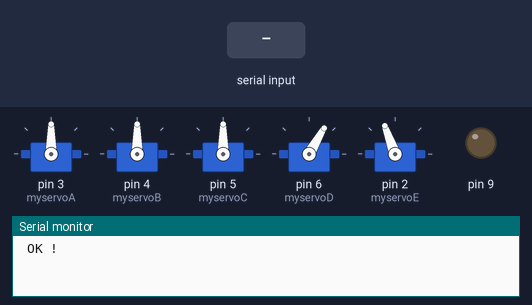
Simulated run of this sketch. Board: Arduino Uno, built with avr-gcc and run on an emulated ATmega328P. Shown: 5 × servo, output pins drawn as LEDs (lit = HIGH), the last lines printed to the serial monitor. The inputs (shaded band) are chosen by the test bench.

Above: at 0.1 s.
At 1.2 s:
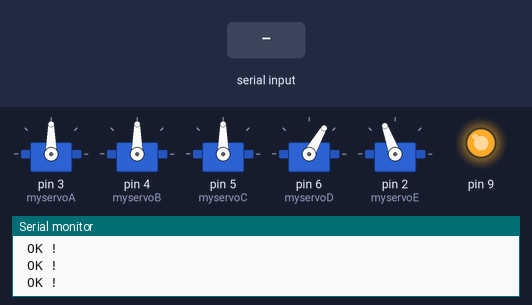
1.3 s: "90,45,200,10\n" received over Serial
At 2.0 s:
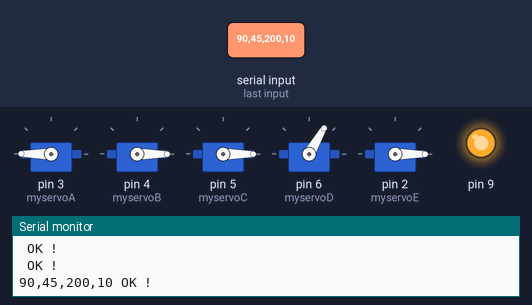
3.0 s: "O" received over Serial
4.5 s: "F" received over Serial
Timing chart, 0 to 7.5 s (numbered marks = the images above; inputs shaded):
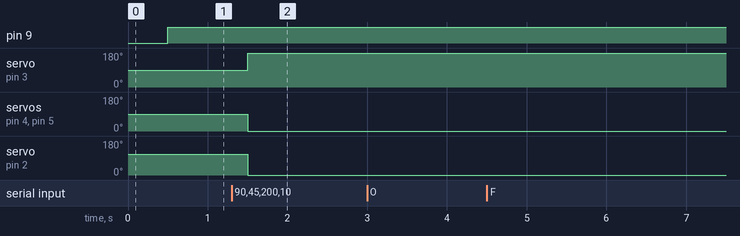

Measured:
- after the input at 1.3 s, servo on pin 3 (myservoA): 90° → 180° after 0.20 s; servo on pin 4 (myservoB), servo on pin 5 (myservoC): 90° → 0° after 0.20 s; servo on pin 2 (myservoE): 110° → 0° after 0.20 s

The sketch:

Arduino.ino
```cpp
#include <Servo.h>

Servo myservoA;
Servo myservoB;
Servo myservoC;
Servo myservoD;
Servo myservoE;

char caractere;
String recu;

String STpos6;
String STposA;
String STposB;
String STposC;
String STpos2;
String STposD;
String Pince;
String STposE;

int pos6;
int posA = 90;
int posB = 90;
int posC = 90;
int posD = 60;
int posE = 110;
int pos2;

void setup()
{
  Serial.begin(9600);
  Serial.setTimeout(10);
  myservoA.attach(3);
  myservoA.write(90);
  myservoB.attach(4);
  myservoB.write(90);
  myservoC.attach(5);
  myservoC.write(90);

  myservoD.attach(6);
  myservoD.write(60);

  myservoE.attach(2);
  myservoE.write(110);

  pinMode(9, OUTPUT);
}

void loop()
{

  while (Serial.available() > 0)
  {
    caractere = Serial.read();
    recu += caractere;
  }
  recu.trim();

  //Exemple: 000;000;000;000;O

  if (recu.length() >= 11)
  {
    STposA = recu.substring(0, 3);
    posA = STposA.toInt();
    posA = posA - 360;
    if(posA > 90)
    {
      posA = posA - (posA - 90)*2;
    }
    else
    {
      posA = posA + (90 - posA)*2;
    }
    myservoA.write(posA);

    STposB = recu.substring(4, 7);
    posB = STposB.toInt();
    posB = posB - 450;
    myservoB.write(posB);

    STposC = recu.substring(8, 11);
    posC = STposC.toInt();
    posC = posC - 360;
    if(posC > 90)
    {
      posC = posC - (posC - 90)*2;
    }
    else
    {
      posC = posC + (90 - posC)*2;
    }
    myservoC.write(posC);

    STposE = recu.substring(12, 15);
    posE = STposE.toInt();
    posE = posE - 360;
    myservoE.write(posE);


    Pince = recu.substring(16, 17);
    if(Pince == "O")
    {
      myservoD.write(60);
    }
    if(Pince == "F")
    {
      myservoD.write(200);
    }
  }


  Serial.println(recu + " OK !");


  delay(500);
  digitalWrite(9, HIGH);

  recu = "";
}
```
